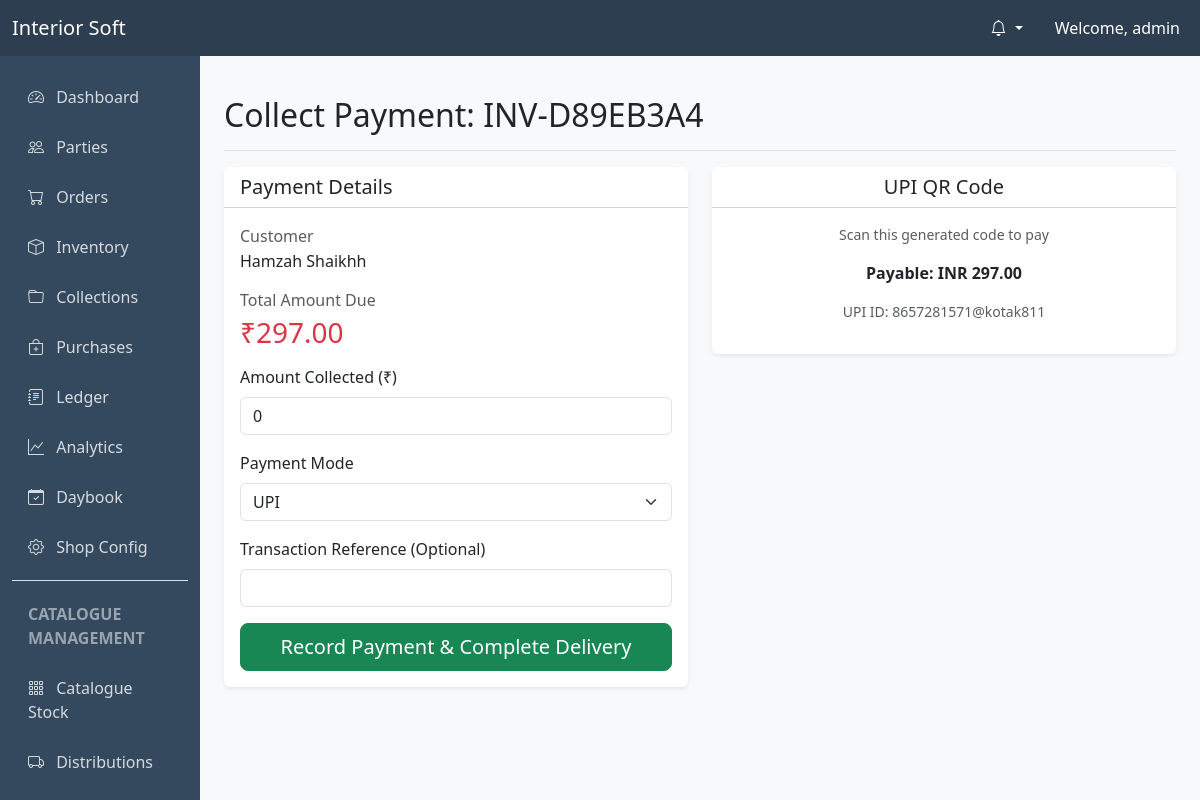
The app's page /orders/5/deliver/ (signed in) with its own data.
### users/models.py (models this page shows, shortened)
class User(AbstractUser):
    SUPERADMIN = 'superadmin'
    ADMIN = 'admin'
    ACCOUNTANT = 'accountant'
    WAREHOUSE_MANAGER = 'warehouse_manager'
    DELIVERY_PERSON = 'delivery_person'
    MARKETING_PERSON = 'marketing_person'
    ROLE_CHOICES = (
        (SUPERADMIN, 'SuperAdmin'),
        (ADMIN, 'Admin'),
        (ACCOUNTANT, 'Accountant'),
        (WAREHOUSE_MANAGER, 'Warehouse Manager'),
        (DELIVERY_PERSON, 'Delivery Person'),
        (MARKETING_PERSON, 'Marketing Person'),
    )
    role = models.CharField(max_length=20, choices=ROLE_CHOICES, default=ADMIN)
    phone_number = models.CharField(max_length=15, blank=True, null=True)
    def is_superadmin(self):
        return self.role == self.SUPERADMIN
    def is_admin(self):
        return self.role == self.ADMIN or self.role == self.SUPERADMIN
    def is_warehouse_manager(self):
        return self.role == self.WAREHOUSE_MANAGER
    def is_delivery_person(self):
        return self.role == self.DELIVERY_PERSON

### orders/models.py (models this page shows, shortened)
class Order(models.Model):
    STATUS_CHOICES = (
        ('created', 'Created'),
        ('cutting', 'Cutting'),
        ('ready', 'Ready'),
        ('assigned', 'Assigned'),
        ('out_for_delivery', 'Out for Delivery'),
        ('delivered', 'Delivered'),
        ('paid', 'Paid'),
        ('cancelled', 'Cancelled'),
    )
    invoice_number = models.CharField(max_length=50, unique=True, blank=True)
    party = models.ForeignKey(Party, on_delete=models.CASCADE, related_name='orders')
    delivery_address = models.TextField()
    status = models.CharField(max_length=20, choices=STATUS_CHOICES, default='created')
    DELIVERY_METHOD_CHOICES = (
        ('self', 'Self'),
        ('porter', 'Porter'),
        ('courier', 'Courier'),
        ('delivery_man', 'Delivery Man'),
    )
    delivery_method = models.CharField(max_length=20, choices=DELIVERY_METHOD_CHOICES, default='self')
    delivery_reference_number = models.CharField(max_length=100, blank=True, null=True)
    total_amount = models.DecimalField(max_digits=12, decimal_places=2, default=0.00)
    gst_amount = models.DecimalField(max_digits=12, decimal_places=2, default=0.00)
    grand_total = models.DecimalField(max_digits=12, decimal_places=2, default=0.00)
    balance_amount = models.DecimalField(max_digits=12, decimal_places=2, default=0.00)
    created_by = models.ForeignKey(settings.AUTH_USER_MODEL, on_delete=models.SET_NULL, null=True, related_name='created_orders')
    warehouse_manager = models.ForeignKey(settings.AUTH_USER_MODEL, on_delete=models.SET_NULL, null=True, blank=True, related_name='managed_orders')
    delivery_partner = models.ForeignKey(settings.AUTH_USER_MODEL, on_delete=models.SET_NULL, null=True, blank=True, related_name='delivered_orders')
    created_at = models.DateTimeField(auto_now_add=True)
    updated_at = models.DateTimeField(auto_now=True)

### parties/models.py (models this page shows, shortened)
class Party(models.Model):
    name = models.CharField(max_length=255)
    alias = models.CharField(max_length=255, blank=True, null=True)
    phone = models.CharField(max_length=15)
    email = models.EmailField(blank=True, null=True)
    address = models.TextField()
    gst_number = models.CharField(max_length=15, blank=True, null=True)
    credit_limit = models.DecimalField(max_digits=12, decimal_places=2, default=0.00)
    created_at = models.DateTimeField(auto_now_add=True)
    updated_at = models.DateTimeField(auto_now=True)
    class Meta:
        verbose_name_plural = "Parties"
        ordering = ['name']

### shop_config/models.py (models this page shows, shortened)
class ShopConfiguration(models.Model):
    shop_name = models.CharField(max_length=255, default="Interior Soft")
    upi_id = models.CharField(max_length=255, blank=True, null=True)
    def build_upi_url(self, amount=None, note=None, currency="INR", fallback_upi_id="shopowner@upi"):
        from decimal import Decimal, ROUND_HALF_UP
        from urllib.parse import urlencode, quote
        pa = (self.upi_id or "").strip() or fallback_upi_id
        pn = (self.shop_name or "").strip() or "Interior Soft"
        params = {
            "pa": pa,
            "pn": pn,
        }
        if amount is not None:
            if isinstance(amount, Decimal):
                amount_value = str(amount.quantize(Decimal("0.01"), rounding=ROUND_HALF_UP))
            else:
                amount_value = str(amount)
            params["am"] = amount_value
            params["cu"] = currency
        if note:
            params["tn"] = str(note)
        return "upi://pay?" + urlencode(params, quote_via=quote, safe="")
    class Meta:
        verbose_name = "Shop Configuration"
        verbose_name_plural = "Shop Configuration"

### orders/views.py (the view, shortened to what this page needs)
# urls.py: path('<int:pk>/deliver/', views.order_mark_delivered, name='order_mark_delivered'),
@login_required
def order_mark_delivered(request, pk):
    if request.user.is_admin():
        order = get_object_or_404(Order, pk=pk)
    else:
        order = get_object_or_404(Order, pk=pk, delivery_partner=request.user)
    if order.status in ['delivered', 'paid']:
        messages.warning(request, f"Order {order.invoice_number} is already marked as {order.status.title()}. No further updates allowed.")
        return redirect('delivery_dashboard')
    from shop_config.models import ShopConfiguration
    shop_config = ShopConfiguration.objects.first()
    upi_url = shop_config.build_upi_url(amount=order.balance_amount, note=f"Invoice {order.invoice_number}") if shop_config else None
    return render(request, 'orders/payment_form.html', {'order': order, 'upi_url': upi_url})

### core/context_processors.py (called while the page is built)
def notifications(request):
    if request.user.is_authenticated:
        unread_notifications = request.user.notifications.filter(is_seen=False)
        return {
            'unread_notifications': unread_notifications,
            'unread_notifications_count': unread_notifications.count()
        }
    return {}

### shop_config/context_processors.py (called while the page is built)
def shop_info(request):
    config, created = ShopConfiguration.objects.get_or_create(pk=1, defaults={'shop_name': 'Interior Soft'})
    return {
        'shop_config': config
    }

### templates/orders/payment_form.html (shortened to what this page needs)
{% extends "base.html" %}
{% load qr_code %}
{% block content %}
<div class="d-flex justify-content-between flex-wrap flex-md-nowrap align-items-center pt-3 pb-2 mb-3 border-bottom">
    <h1 class="h2">Collect Payment: {{ order.invoice_number }}</h1>
</div>
<div class="row">
    <div class="col-md-6">
        <div class="card shadow-sm mb-4">
            <div class="card-header bg-white">
                <h5 class="mb-0">Payment Details</h5>
            </div>
            <div class="card-body">
                <div class="mb-3">
                    <p class="text-muted mb-1">Customer</p>
                    <h6>{{ order.party.name }}</h6>
                </div>
                <div class="mb-3">
                    <p class="text-muted mb-1">Total Amount Due</p>
                    <h3 class="text-danger">₹{{ order.balance_amount }}</h3>
                </div>
                <form method="post">
                    <div class="mb-3">
                        <label for="id_amount" class="form-label">Amount Collected (₹)</label>
                        <input type="number" name="amount" id="id_amount" class="form-control" step="0.01" value="0" required>
                    </div>
                    <div class="mb-3">
                        <label for="mode" class="form-label">Payment Mode</label>
                        <select name="mode" id="mode" class="form-select" required>
                            <option value="upi">UPI</option>
                        </select>
                    </div>
                    <div class="mb-3">
                        <label for="transaction_id" class="form-label">Transaction Reference (Optional)</label>
                        <input type="text" name="transaction_id" id="transaction_id" class="form-control">
                    </div>
                    <div class="d-grid gap-2">
                        <button type="submit" class="btn btn-success btn-lg">Record Payment & Complete Delivery</button>
                    </div>
                </form>
            </div>
        </div>
    </div>
    <div class="col-md-6">
        <div class="card shadow-sm mb-4" id="upi-qr-card">
            <div class="card-header bg-white text-center">
                <h5 class="mb-0">UPI QR Code</h5>
            </div>
            <div class="card-body text-center">
                <p class="small text-muted mb-3">Scan this generated code to pay</p>
                <p class="mt-3 fw-bold">Payable: INR {{ order.balance_amount }}</p>
                <p class="small text-muted">UPI ID: {{ shop_config.upi_id|default:"shopowner@upi" }}</p>
            </div>
        </div>
    </div>
</div>
{% endblock %}

### templates/base.html (shortened to what this page needs)
<!DOCTYPE html>
<html lang="en">
<head>
    <link href="https://cdn.jsdelivr.net/npm/bootstrap@5.3.0/dist/css/bootstrap.min.css" rel="stylesheet">
    <link rel="stylesheet" href="https://cdn.jsdelivr.net/npm/bootstrap-icons@1.10.0/font/bootstrap-icons.css">
    <link href="https://cdn.jsdelivr.net/npm/select2@4.1.0-rc.0/dist/css/select2.min.css" rel="stylesheet" />
    <link href="https://cdn.jsdelivr.net/npm/select2-bootstrap-5-theme@1.3.0/dist/select2-bootstrap-5-theme.min.css" rel="stylesheet" />
</head>
<body>
    <nav class="navbar navbar-expand-lg navbar-dark sticky-top">
        <div class="container-fluid">
            <a class="navbar-brand" href="{% url 'dashboard' %}">Interior Soft</a>
            <div class="collapse navbar-collapse" id="navbarNav">
                <ul class="navbar-nav ms-auto">
                    {% if user.is_authenticated %}
                        <li class="nav-item dropdown me-3">
                            <a class="nav-link dropdown-toggle text-white" href="#" id="notifDropdown" role="button" data-bs-toggle="dropdown" aria-expanded="false">
                                <i class="bi bi-bell"></i>
                            </a>
                        </li>
                        <li class="nav-item d-none d-lg-block">
                            <span class="nav-link text-white">Welcome, {{ user.username }}</span>
                        </li>
                    {% else %}
                        <li class="nav-item">
                            <a class="nav-link" href="{% url 'login' %}">Login</a>
                        </li>
                    {% endif %}
                </ul>
            </div>
        </div>
    </nav>
    <div class="container-fluid">
        <div class="row">
            {% if user.is_authenticated and request.resolver_match.url_name != 'login' %}
            <nav id="sidebarMenu" class="col-md-3 col-lg-2 d-md-block sidebar collapse">
                <div class="sidebar-nav-container">
                    <ul class="nav flex-column">
                        {% if user.is_admin or user.is_accountant or user.is_marketing_person %}
                        <li class="nav-item">
                            <a class="nav-link" href="{% url 'dashboard' %}">
                                <i class="bi bi-speedometer2 me-2"></i> Dashboard
                            </a>
                        </li>
                        <li class="nav-item">
                            <a class="nav-link" href="{% url 'party_list' %}">
                                <i class="bi bi-people me-2"></i> Parties
                            </a>
                        </li>
                        {% endif %}
                        {% if user.is_admin or user.is_accountant %}
                        <li class="nav-item">
                            <a class="nav-link" href="{% url 'order_list' %}">
                                <i class="bi bi-cart me-2"></i> Orders
                            </a>
                        </li>
                        <li class="nav-item">
                            <a class="nav-link" href="{% url 'stock_list' %}">
                                <i class="bi bi-box me-2"></i> Inventory
                            </a>
                        </li>
                        <li class="nav-item">
                            <a class="nav-link" href="{% url 'collection_list' %}">
                                <i class="bi bi-folder me-2"></i> Collections
                            </a>
                        </li>
                        <li class="nav-item">
                            <a class="nav-link" href="{% url 'purchase_list' %}">
                                <i class="bi bi-bag-plus me-2"></i> Purchases
                            </a>
                        </li>
                        <li class="nav-item">
                            <a class="nav-link" href="{% url 'ledger_list' %}">
                                <i class="bi bi-journal-text me-2"></i> Ledger
                            </a>
                        </li>
                        <li class="nav-item">
                            <a class="nav-link" href="{% url 'analytics' %}">
                                <i class="bi bi-graph-up me-2"></i> Analytics
                            </a>
                        </li>
                        <li class="nav-item">
                            <a class="nav-link" href="{% url 'daybook' %}">
                                <i class="bi bi-calendar-check me-2"></i> Daybook
                            </a>
                        </li>
                        {% if user.is_admin %}
                        <li class="nav-item">
                            <a class="nav-link" href="{% url 'shop_config' %}">
                                <i class="bi bi-gear me-2"></i> Shop Config
                            </a>
                        </li>
                        {% endif %}
                        {% endif %}
                        {% if user.is_admin or user.is_accountant or user.is_marketing_person %}
                        <li class="nav-item border-top mt-2 pt-2">
                            <span class="nav-link disabled small text-uppercase fw-bold text-white-50">Catalogue Management</span>
                        </li>
                        <li class="nav-item">
                            <a class="nav-link {% if 'catalogues/inventory' in request.path %}active{% endif %}" href="{% url 'catalogue_inventory_list' %}">
                                <i class="bi bi-grid-3x3-gap me-2"></i> Catalogue Stock
                            </a>
                        </li>
                        <li class="nav-item">
                            <a class="nav-link {% if 'catalogues/distributions' in request.path %}active{% endif %}" href="{% url 'catalogue_distribution_list' %}">
                                <i class="bi bi-truck me-2"></i> Distributions
                            </a>
                        </li>
                        <li class="nav-item">
                            <a class="nav-link {% if 'catalogues/visits' in request.path %}active{% endif %}" href="{% url 'catalogue_visit_list' %}">
                            </a>
                        </li>
                        {% endif %}
                    </ul>
                </div>
            </nav>
            <main class="col-md-9 ms-sm-auto col-lg-10 px-md-4 py-4">
            {% else %}
            <main class="col-12 py-4">
            {% endif %}
                {% block content %}{% endblock %}
            </main>
        </div>
    </div>
</body>
</html>

### templates/base.html (style rules this page uses)
:root { --primary-color: #2c3e50; --secondary-color: #34495e; --accent-color: #3498db; }
body { font-family: 'Segoe UI', Tahoma, Geneva, Verdana, sans-serif; background-color: #f8f9fa; }
.navbar { background-color: var(--primary-color); }
.sidebar { height: calc(100vh - 56px); position: fixed; top: 56px; left: 0; z-index: 1000; background-color: var(--secondary-color); color: white; display: flex; flex-direction: column; padding-bottom: 0; overflow: hidden; }
.sidebar-nav-container { flex-grow: 1; overflow-y: auto; padding-top: 1rem; }
@media (min-width: 768px) { .sidebar { width: 16.666667%; } }
main { margin-left: 16.666667%; width: 83.333333%; padding-bottom: 60px; }
.sidebar .nav-link { color: rgba(255,255,255,0.8); margin: 5px 0; }
.card { border: none; box-shadow: 0 0.125rem 0.25rem rgba(0,0,0,0.075); }
.nav-link { position: relative; }

### records on screen
User: username "admin"
Order: invoice_number "INV-D89EB3A4", party.name "Hamzah Shaikhh", balance_amount "297.00"
ShopConfiguration: upi_id "8657281571@kotak811"
